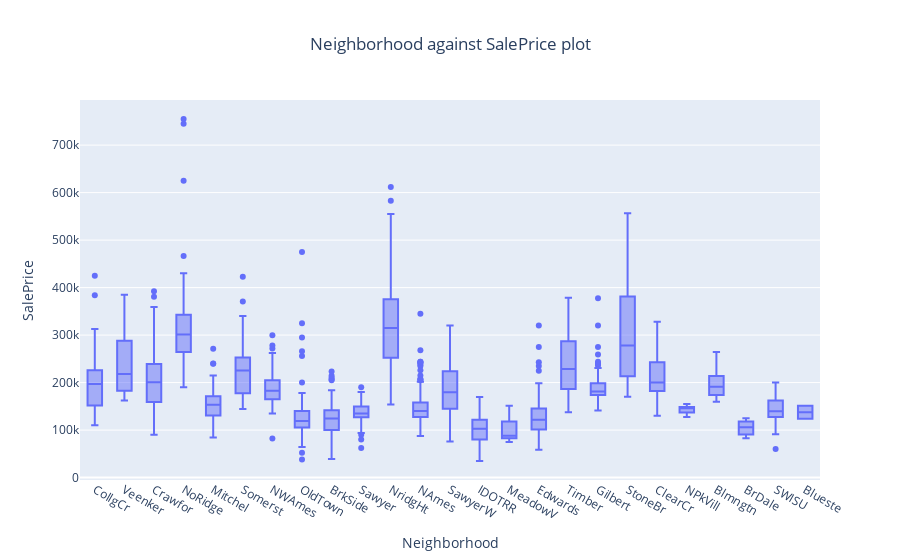

Notebook cell for this chart:
### Markdown cell above
## SalePrice and Neighborhood

### Code cell
dp.plot_box("Neighborhood", "SalePrice")

### Figure 1 — Plotly figure (JSON) as saved in the notebook; plotly's stock layout.template omitted (floating-point values rounded to 4 significant figures; data arrays with more than 128 entries replaced by an {"elided": "..."} marker saying what was removed)
{"data": [{"type": "box", "x": {"elided": "1460 str values"}, "y": {"elided": "1460 int values"}}], "layout": {"title": {"text": "Neighborhood against SalePrice plot", "x": 0.5}, "xaxis": {"title": {"text": "Neighborhood"}}, "yaxis": {"title": {"text": "SalePrice"}}}}
